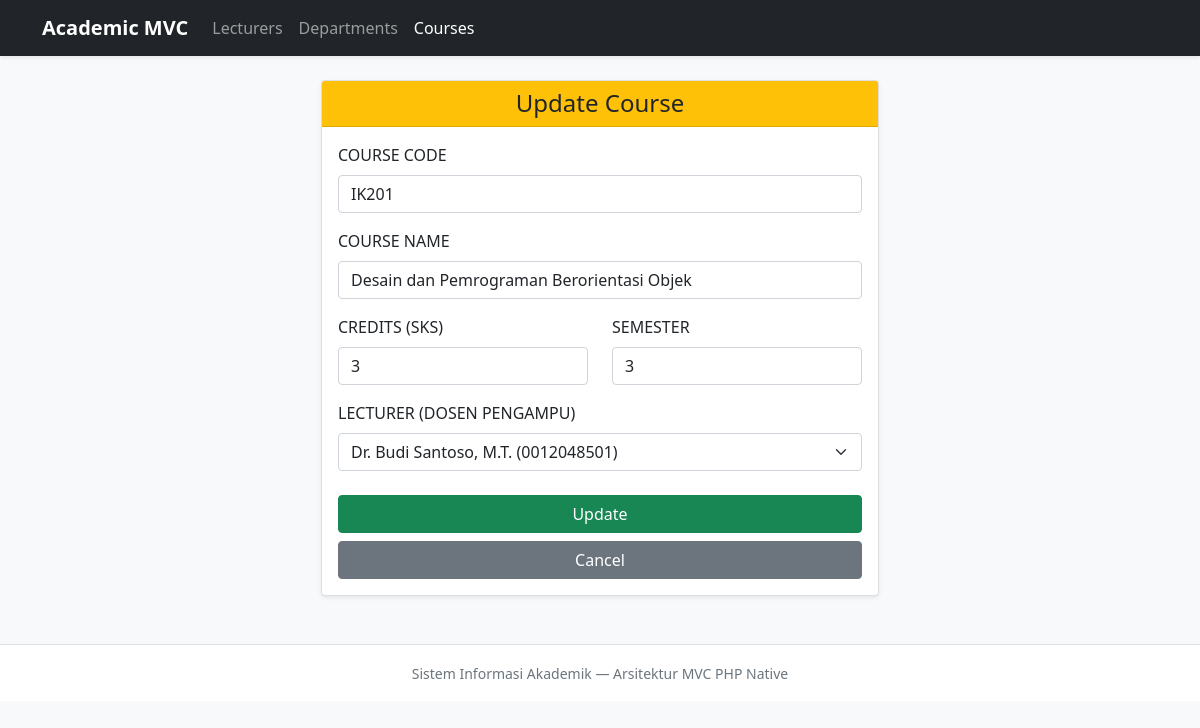
Screenshot of /project/index.php?page=courses&action=edit&id=1 with the database file from the repository.
### tables this page shows
CREATE TABLE `courses` (
  `id` INT NOT NULL AUTO_INCREMENT,
  `course_code` VARCHAR(15) NOT NULL,
  `course_name` VARCHAR(120) NOT NULL,
  `credits` TINYINT UNSIGNED NOT NULL,
  `semester` TINYINT UNSIGNED NOT NULL,
  `lecturer_id` INT NOT NULL,
  `created_at` TIMESTAMP NOT NULL DEFAULT CURRENT_TIMESTAMP,
  PRIMARY KEY (`id`),
  UNIQUE KEY `uq_course_code` (`course_code`),
  KEY `idx_courses_lecturer_id` (`lecturer_id`),
  CONSTRAINT `fk_courses_lecturer`
    FOREIGN KEY (`lecturer_id`)
    REFERENCES `lecturers` (`id`)
    ON UPDATE CASCADE
    ON DELETE CASCADE
);

CREATE TABLE `lecturers` (
  `id` INT NOT NULL AUTO_INCREMENT,
  `name` VARCHAR(100) NOT NULL,
  `nidn` VARCHAR(20) NOT NULL,
  `email` VARCHAR(100) NOT NULL,
  `phone` VARCHAR(20) NOT NULL,
  `join_date` DATE NOT NULL,
  `department_id` INT NULL,
  `created_at` TIMESTAMP NOT NULL DEFAULT CURRENT_TIMESTAMP,
  PRIMARY KEY (`id`),
  UNIQUE KEY `uq_lecturer_nidn` (`nidn`),
  UNIQUE KEY `uq_lecturer_email` (`email`),
  KEY `idx_lecturers_department_id` (`department_id`),
  CONSTRAINT `fk_lecturers_department`
    FOREIGN KEY (`department_id`)
    REFERENCES `departments` (`id`)
    ON UPDATE CASCADE
    ON DELETE SET NULL
);

### project/controllers/BaseController.php (called while the page is built, shortened)
<?php
abstract class BaseController
{
    protected function render(string $viewPath, array $data = []): void
    {
        extract($data);
        $fullViewFile = __DIR__ . '/../views/' . $viewPath . '.php';
        require __DIR__ . '/../views/layouts/header.php';
        require $fullViewFile;
        require __DIR__ . '/../views/layouts/footer.php';
    }
}

### project/controllers/CourseController.php (called while the page is built, shortened)
<?php
require_once __DIR__ . '/BaseController.php';
require_once __DIR__ . '/../models/Course.php';
require_once __DIR__ . '/../models/Lecturer.php';
class CourseController extends BaseController
{
    private Course $courseModel;
    private Lecturer $lecturerModel;
    public function __construct(PDO $db)
    {
        $this->courseModel   = new Course($db);
        $this->lecturerModel = new Lecturer($db);
    }
    public function edit(): void
    {
        $id = isset($_GET['id']) ? (int) $_GET['id'] : 0;
        $course = $this->courseModel->getById($id);
        $lecturers = $this->lecturerModel->getAll();
        $this->render('courses/edit', [
            'pageTitle'  => 'Update Course',
            'activeMenu' => 'courses',
            'course'     => $course,
            'lecturers'  => $lecturers,
        ]);
    }
}

### project/models/BaseModel.php (called while the page is built, shortened)
<?php
abstract class BaseModel
{
    public function __construct(PDO $db)
    {
        $this->db = $db;
    }
}

### project/models/Course.php (called while the page is built, shortened)
<?php
require_once __DIR__ . '/BaseModel.php';
class Course extends BaseModel
{
    protected string $table = 'courses';
    public function getById(int $id): ?array
    {
        $sql = "SELECT * FROM {$this->table} WHERE id = :id LIMIT 1";
        $stmt = $this->db->prepare($sql);
        $stmt->execute([':id' => $id]);
        $result = $stmt->fetch();
        return $result ?: null;
    }
}

### project/models/Lecturer.php (called while the page is built, shortened)
<?php
require_once __DIR__ . '/BaseModel.php';
class Lecturer extends BaseModel
{
    protected string $table = 'lecturers';
    public function getAll(): array
    {
        $sql = "SELECT l.*,
                       d.department_code,
                       d.department_name
                FROM {$this->table} l
                LEFT JOIN departments d ON l.department_id = d.id
                ORDER BY l.id ASC";
        $stmt = $this->db->query($sql);
        return $stmt->fetchAll();
    }
}

### project/views/courses/edit.php (the view, shortened to what this page needs)
<div class="col-lg-6 mx-auto">
  <div class="card shadow-sm">
    <div class="card-header bg-warning text-dark">
      <h4 class="mb-0 text-center">Update Course</h4>
    </div>
    <div class="card-body">
      <form method="post" action="index.php?page=courses&action=update">
        <div class="mb-3">
          <label class="form-label fw-semibold">COURSE CODE</label>
          <input type="text" name="course_code" value="<?php echo htmlspecialchars($course['course_code']); ?>" class="form-control" required>
        </div>
        <div class="mb-3">
          <label class="form-label fw-semibold">COURSE NAME</label>
          <input type="text" name="course_name" value="<?php echo htmlspecialchars($course['course_name']); ?>" class="form-control" required>
        </div>
        <div class="row">
          <div class="col-md-6 mb-3">
            <label class="form-label fw-semibold">CREDITS (SKS)</label>
            <input type="number" name="credits" min="1" max="6" value="<?php echo (int) $course['credits']; ?>" class="form-control" required>
          </div>
          <div class="col-md-6 mb-3">
            <label class="form-label fw-semibold">SEMESTER</label>
            <input type="number" name="semester" min="1" max="8" value="<?php echo (int) $course['semester']; ?>" class="form-control" required>
          </div>
        </div>
        <div class="mb-4">
          <label class="form-label fw-semibold">LECTURER (DOSEN PENGAMPU)</label>
          <select name="lecturer_id" class="form-select" required>
            <?php foreach ($lecturers as $lec): ?>
              <option value="<?php echo (int) $lec['id']; ?>"
                <?php echo ((int) $course['lecturer_id'] === (int) $lec['id']) ? 'selected' : ''; ?>>
                <?php echo htmlspecialchars($lec['name'] . ' (' . $lec['nidn'] . ')'); ?>
              </option>
            <?php endforeach; ?>
          </select>
        </div>
        <div class="d-grid gap-2">
          <button class="btn btn-success" type="submit">Update</button>
          <a class="btn btn-secondary" href="index.php?page=courses&action=index">Cancel</a>
        </div>
      </form>
    </div>
  </div>
</div>

### rows the page displays
courses: course_code "IK201", course_name "Desain dan Pemrograman Berorientasi Objek", credits "3", semester "3", lecturer_id "Dr. Budi Santoso, M.T. (0012048501)"
